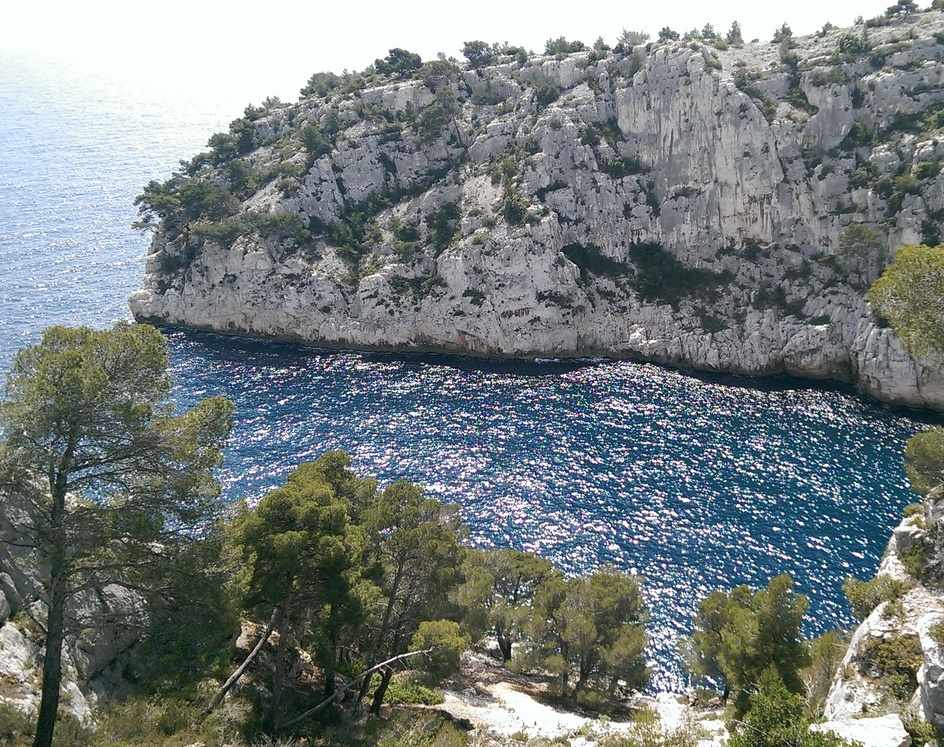
%> input picture project-01/Material/Matlab Example/imgs/calanque.jpg, 944 x 747 px, shrunk from 1921 x 1520 before the run
$ octave start.m   (GNU Octave 9; MATLAB toolbox functions it lacks are replaced by stand-ins)
%> lines starting %> are read from the running program, lines starting %| are printed output that depends on the picture
%> further down, img is the input picture: size 747x944x3 uint8; mean R, G, B 118.3, 126, 125.8
### project-01/Material/Matlab Example/rgb2yuv.m
function [ img_yuv ] = rgb2yuv( img_rgb )
%RGB2YUV convertes an RGB image into a YUV image

% Task:
% Convert the RGB colors to YUV color space. This is implemented by interpreting the
% RGB colors of each pixel as a column vector. You multiply the RGB vector by a spe-
% cific transformation matrix to obtain the corresponding YUV vector. You can find the
% transformation matrix here http://en.wikipedia.org/wiki/YUV. Your implementa-
% tion should avoid using a for loop over all image pixels. Instead, reorganize the input
% image such that the conversion can be done with a single matrix product that converts
% the whole image at once! Hint: Use the Matlab shiftdim and reshape functions.

% The conversion-matrix:
% Y'                        R
% U  = conversoin_matrix  * G
% V                         B
conversion_matrix = [.299, .587, .114;
                     -.14713, -.28886, .436;
                     .615, -.51499, -.10001];

% shift dimensions such that it's easy to make a matrix out of the
% rgb-values:
% from M x N x channels ---> channels x M x N
shifted_dim = shiftdim(img_rgb,2);

% reshape the matrix such that there are always 3 numers in one column,
% perform rgb -> yuv conversion
%
%                       r1 r2 r3 r4 ...
% conversion-matrix  *  g1 g2 g3 g4 ...
%                       b1 b2 b3 b4 ...
img_yuv = conversion_matrix * reshape(shifted_dim,3,[]);

% reshape the matrix back to the original (dimension-shifted) image
img_yuv = reshape(img_yuv, size(shifted_dim));

% shift back the dimensions
img_yuv = shiftdim(img_yuv,1);
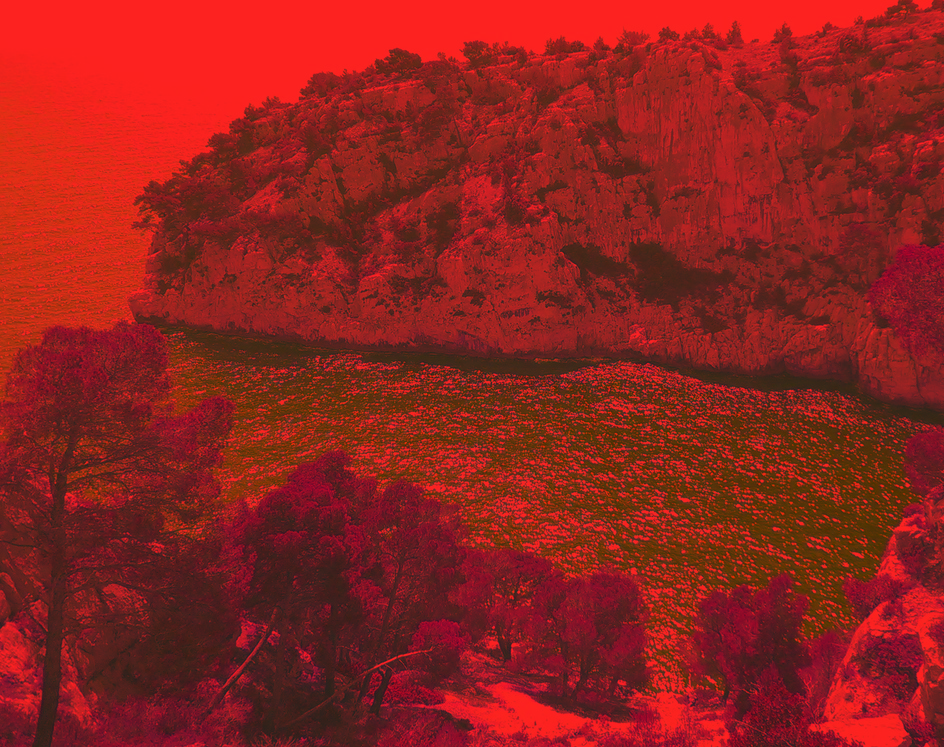
%> img_yuv: size 747x944x3 double; mean R, G, B 0.485, 0.00418, -0.0184; drawn with min black and max white

end

### project-01/Material/Matlab Example/spanishCastle.m
function [grey inverted] = spanishCastle( img )
%SPANISHCASTLE creates the greyscale and inverted image of the input
%   Input
%   - img: an RGB color image
%   Output
%   - grey: the greyscale image of the inupt image
%   - inverted: the inverted color image of the input

% Convert the RGB colors to YUV color space.
img_yuv = rgb2yuv( img );

% Use the input Y channel to form the grey image.
grey = img_yuv(:,:,1);
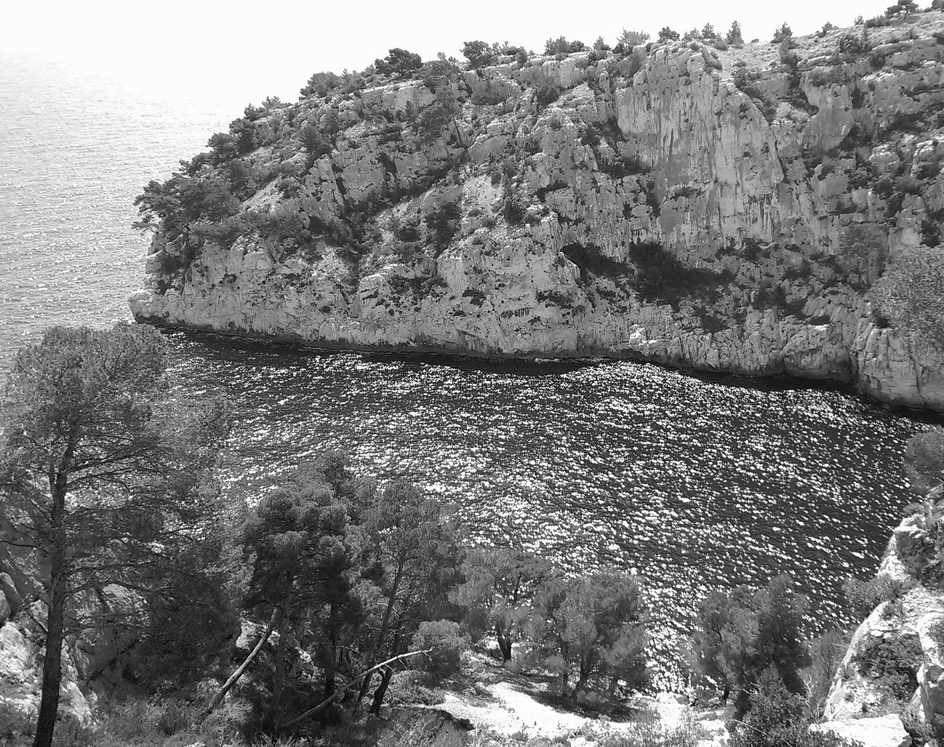
%> grey: size 747x944 double; min 0.00117, max 1, mean 0.485

% set Y channel to 0.6
inverted = img_yuv;
inverted(:,:,1) = 0.6;
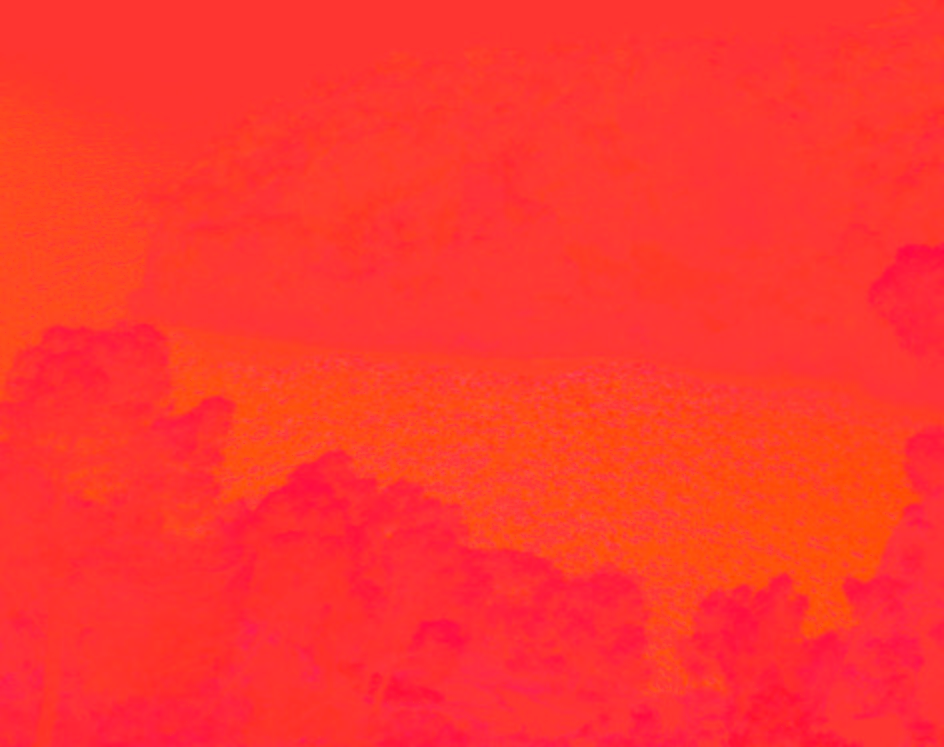
%> inverted: size 747x944x3 double; mean R, G, B 0.6, 0.00418, -0.0184; drawn with min black and max white

% convert back to rgb and invert RGB colors
inverted = 1 - yuv2rgb(inverted);
%> in yuv2rgb, `img_yuv = shiftdim(img_yuv,1);`:
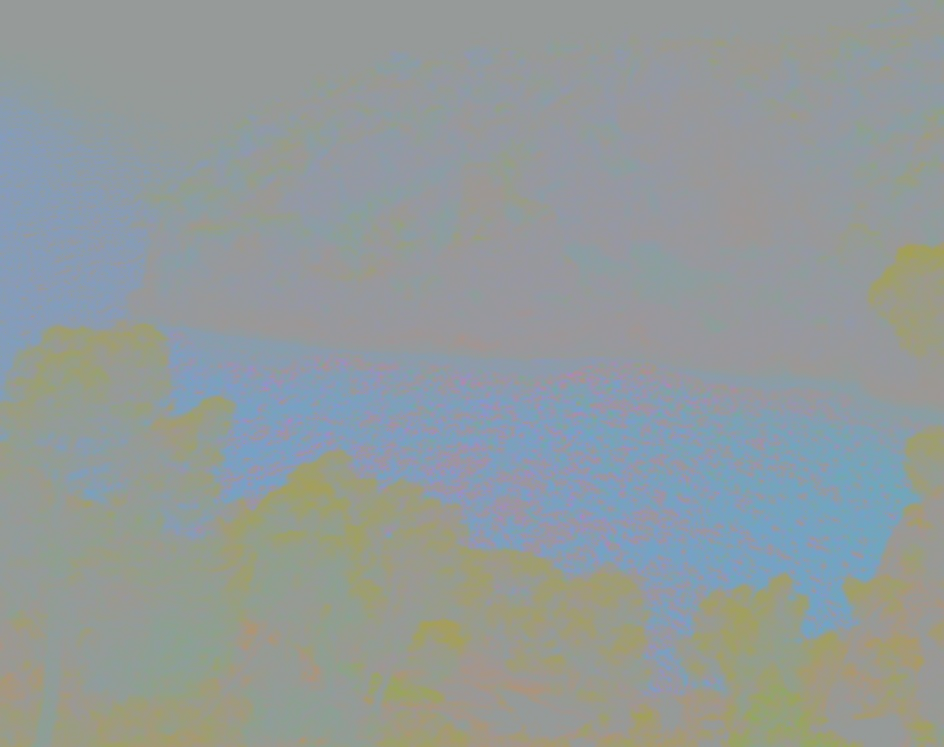
%> img_yuv: size 747x944x3 double; mean R, G, B 0.579, 0.609, 0.608
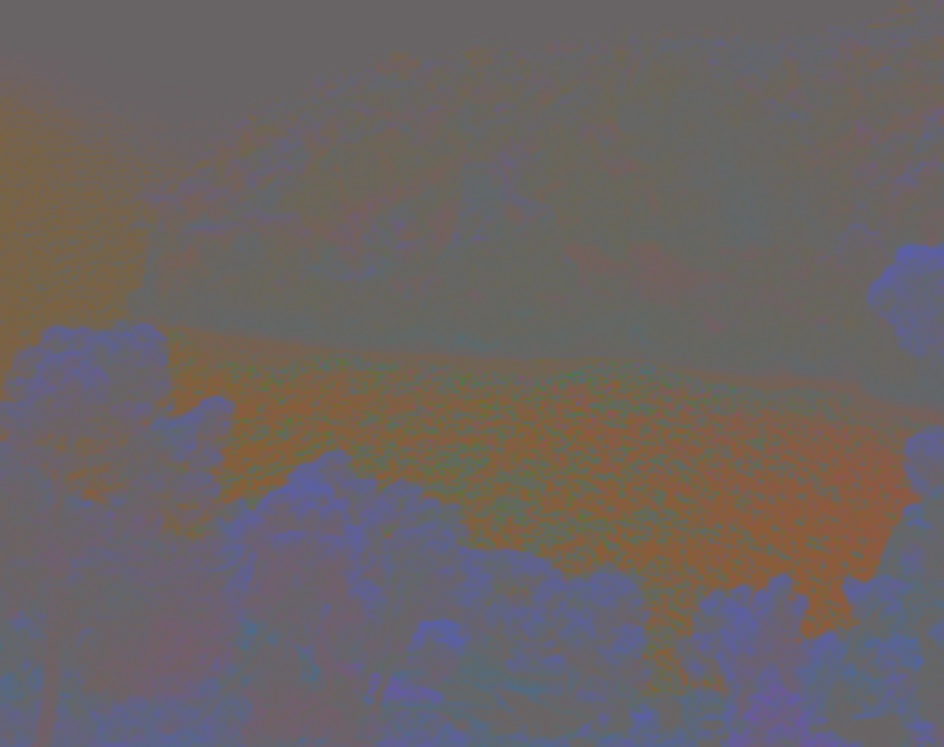
%> inverted: size 747x944x3 double; mean R, G, B 0.421, 0.391, 0.392

end

### project-01/Material/Matlab Example/yuv2rgb.m
function [ img_yuv ] = yuv2rgb( img_rgb )
%RGB2YUV convertes an RGB image into a YUV image

% Task:
% Convert the RGB colors to YUV color space. This is implemented by interpreting the
% RGB colors of each pixel as a column vector. You multiply the RGB vector by a spe-
% cific transformation matrix to obtain the corresponding YUV vector. You can find the
% transformation matrix here http://en.wikipedia.org/wiki/YUV. Your implementa-
% tion should avoid using a for loop over all image pixels. Instead, reorganize the input
% image such that the conversion can be done with a single matrix product that converts
% the whole image at once! Hint: Use the Matlab shiftdim and reshape functions.

% The conversion-matrix:
% Y'                        R
% U  = conversoin_matrix  * G
% V                         B
conversion_matrix = [.299, .587, .114;
                     -.14713, -.28886, .436;
                     .615, -.51499, -.10001];
conversion_matrix = inv(conversion_matrix);

% shift dimensions such that it's easy to make a matrix out of the
% rgb-values:
% from M x N x channels ---> channels x M x N
shifted_dim = shiftdim(img_rgb,2);

% reshape the matrix such that there are always 3 numers in one column,
% perform rgb -> yuv conversion
%
%                       r1 r2 r3 r4 ...
% conversion-matrix  *  g1 g2 g3 g4 ...
%                       b1 b2 b3 b4 ...
img_yuv = conversion_matrix * reshape(shifted_dim,3,[]);

% reshape the matrix back to the original (dimension-shifted) image
img_yuv = reshape(img_yuv, size(shifted_dim));

% shift back the dimensions
img_yuv = shiftdim(img_yuv,1);

end

### project-01/Material/Matlab Example/start.m
% Computational Photography Project 1
% Turned in by <Name>

%% Assignement 1

img = imread('imgs/calanque.jpg');
img = im2double(img);

[gray inverted] = spanishCastle(img);

figure(1);
imshow(gray);
title('Gray-scale image');

figure(2)
imshow(inverted);
title('Inverted image');

% imwrite(gray,'imgs\gray.png')
% imwrite(inverted,'imgs\inv.png')

%% Assignement 2.1
%> (the run ends here)

$ run again, with project-01/Material/Matlab Example/imgs/road.jpg copied over project-01/Material/Matlab Example/imgs/calanque.jpg
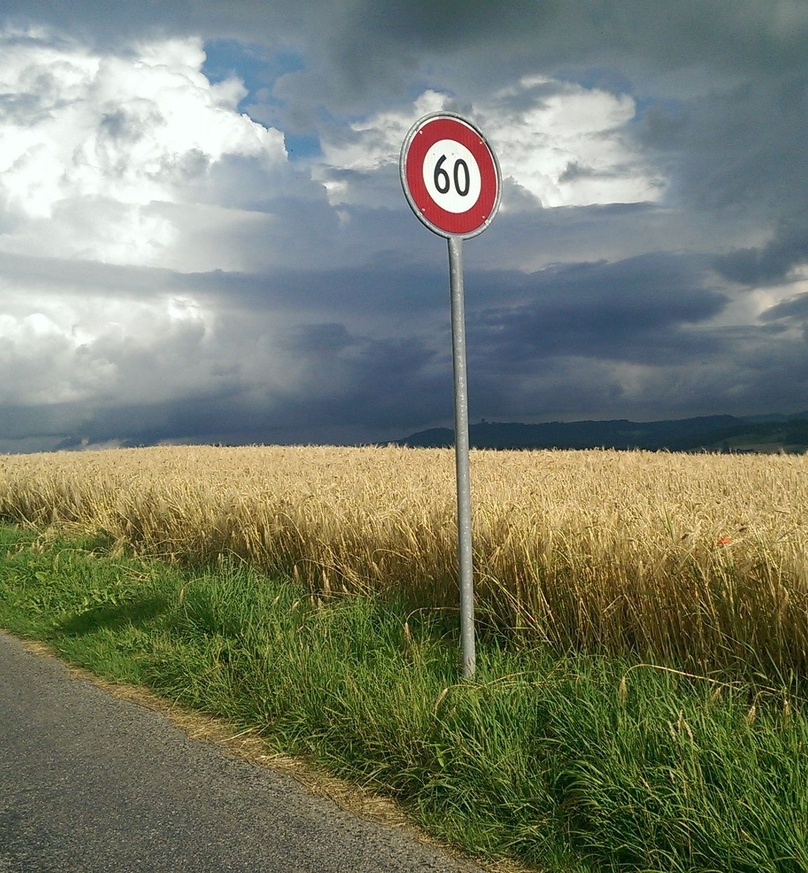
%> input picture project-01/Material/Matlab Example/imgs/road.jpg, 808 x 873 px, shrunk from 1407 x 1520 before the run
%> img is the input picture: size 873x808x3 uint8; mean R, G, B 119.2, 124.7, 107
%> img: size 873x808x3 double
%> in yuv2rgb, `img_yuv = shiftdim(img_yuv,1);`:
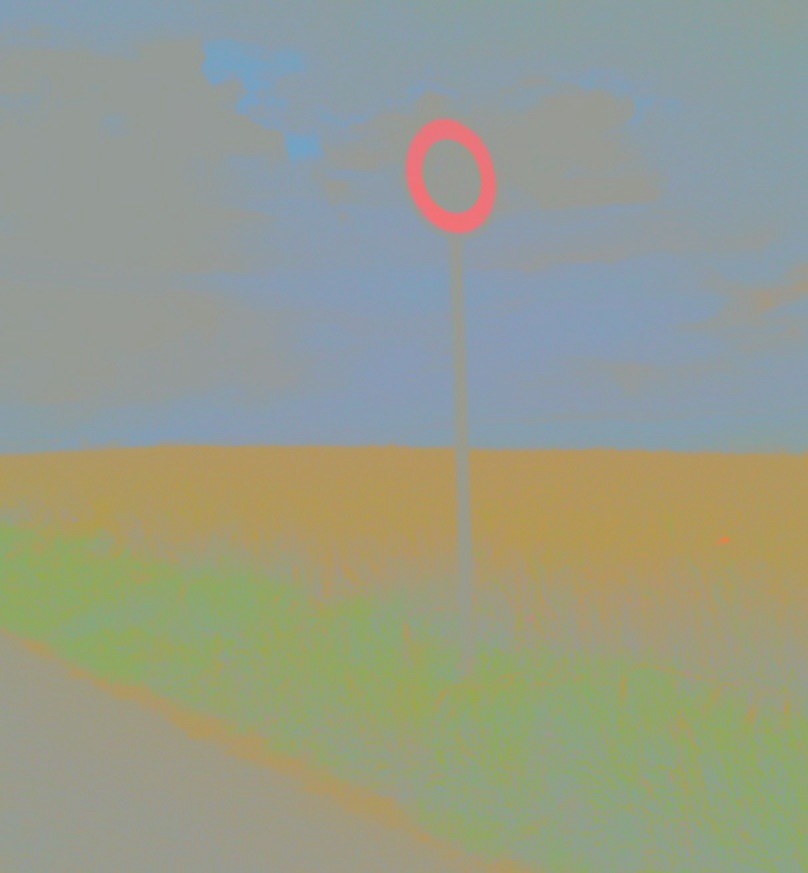
%> img_yuv: size 873x808x3 double; mean R, G, B 0.593, 0.614, 0.545
%> in spanishCastle, `inverted = 1 - yuv2rgb(inverted);`:
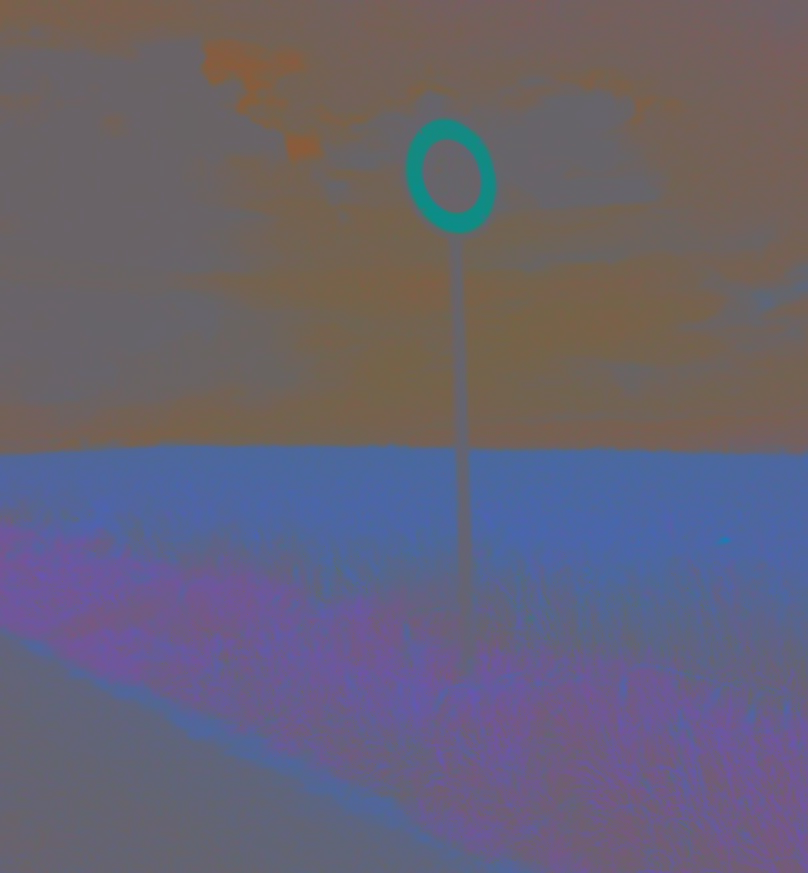
%> inverted: size 873x808x3 double; mean R, G, B 0.407, 0.386, 0.455
